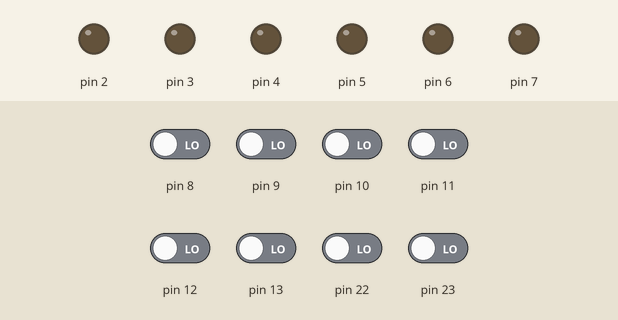
The sketch below on a simulated Arduino Uno, built with avr-gcc and run on an emulated ATmega328P. On the bench: output pins drawn as LEDs (lit = HIGH). Dashed ring = blinking. The inputs (shaded band) are chosen by the test bench; at power-on: pin 8–13, pin 22, pin 23 LOW. MIDI output is not drawn.

Above: at 1.2 s.
1.3 s: pin 8 driven HIGH
At 1.52 s:
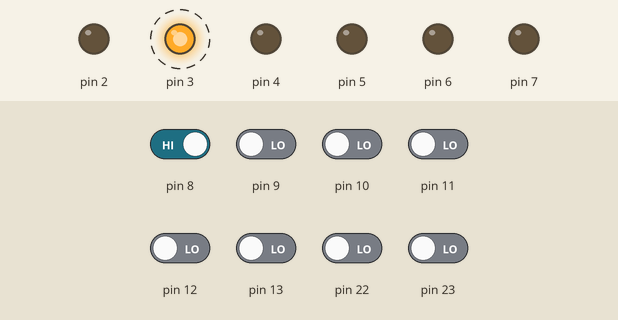
4.3 s: pin 8 driven LOW
At 5.4 s:
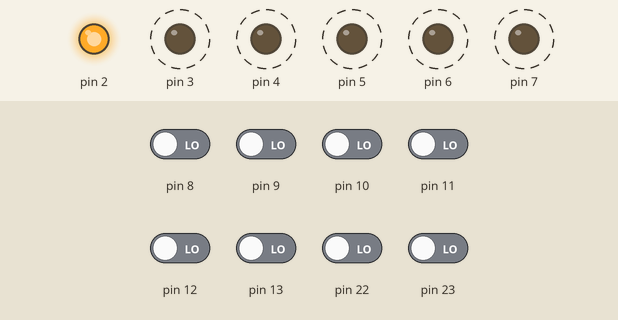
5.9 s: pin 9 driven HIGH
At 8.8 s:
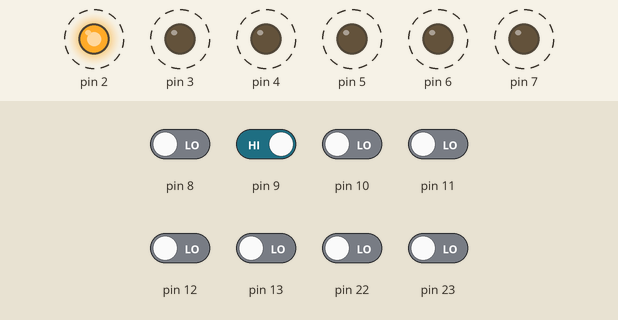
8.9 s: pin 9 driven LOW
At 10.0 s:
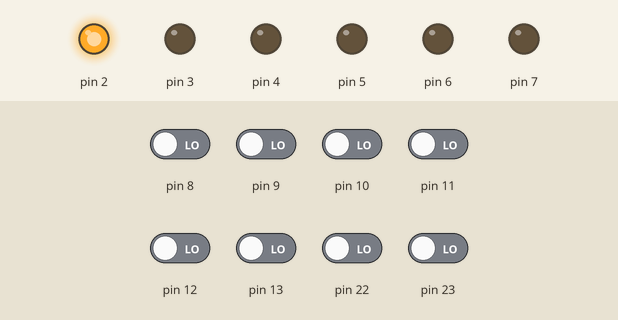
Timing chart, 0 to 11.4 s (numbered marks = the images above; inputs shaded):
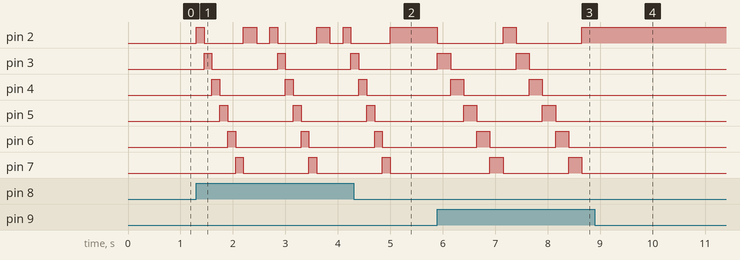

Measured:
- after the input at 1.3 s, pin 2: LOW → HIGH at once, then repeats every 1.4 s: LOW 0.75 s, HIGH 0.25 s, LOW 0.25 s, HIGH 0.15 s; pin 3: alternates HIGH for 0.15 s and LOW for 1.3 s, starting after 0.15 s
- after the input at 4.3 s, pin 2: goes on until 5.0 s, then stays HIGH
- after the input at 5.9 s, pin 2, pin 3: alternates HIGH for 0.25 s and LOW for 1.3 s, starting at once
- after the input at 8.9 s, pin 2: stays HIGH (without the input it goes to LOW after 0.00 s); pin 3–5: stops changing and stays LOW; pin 6: stays LOW (without the input it goes to HIGH after 0.75 s); pin 7: stays LOW (without the input it goes to HIGH after 1.0 s)

The sketch:

MIDI2GATE.ino
```cpp
/*
  Using polyphony principles from the following project:
  https://diyelectromusic.wordpress.com/2021/02/05/arduino-tone-polyphony/
  Be sure to check it!
*/

#include <TimerOne.h>
#include <EEPROM.h>
#include <MIDI.h>
struct MySettings : public MIDI_NAMESPACE::DefaultSettings {
  static const bool Use1ByteParsing = false;
  static const long BaudRate = 31250;
};
MIDI_CREATE_CUSTOM_INSTANCE(HardwareSerial, Serial, MIDI, MySettings);

#define NUM_TONES 6
#define PORTDMASK  0b11111100; // Pins 2-7
#define PORTBMASK  0b00000000; // Pins 2-7
#define TICK 40    // 20uS
#define BTN_A 8
#define BTN_B 9

int outputSelect = 1;
uint16_t triggerEnable;
uint8_t notesToTrigger[NUM_TONES];

bool settingsEnable = false;


void handleNoteOn(byte channel, byte pitch, byte velocity){
  if(!settingsEnable){
    if (velocity == 0) {
      handleNoteOff(channel, pitch, velocity);
      return;
    }
    for (int i=0; i < NUM_TONES; i++) {
      if(pitch == notesToTrigger[i]){
        triggerEnable |= (1<<i);
        return;
      }
    }
  }else{
    notesToTrigger[outputSelect-1] = pitch;
  }
  return;

}

void handleNoteOff(byte channel, byte pitch, byte velocity){
  for (int i=0; i < NUM_TONES; i++) {
    if(pitch == notesToTrigger[i]){
      triggerEnable &= ~(1<<i);
      return;
    }
  }
  return;
}

void setup(){
  // Set the pin directions using direct port accesses
  DDRD |= PORTDMASK;
  DDRB |= PORTBMASK;

  // Start with all tones disabled
  triggerEnable = 0;

  // Use an Arduino Timer1 to generate a regular "tick"
  // to run our code every TICK microseconds.
  Timer1.initialize(TICK);
  Timer1.attachInterrupt(interrupt);

  // Set up the functions to be called on specific MIDI events
  MIDI.setHandleNoteOn(handleNoteOn);
  MIDI.setHandleNoteOff(handleNoteOff);

  // This listens to the specified MIDI channel
  MIDI.begin(((PINB & 0x3C) >> 2) + 1);

  for(int i=0; i < NUM_TONES; i++){
    notesToTrigger[i] = EEPROM.read(i);
  }
}

void loop(){
  MIDI.read();
  mode();
}
void trigger(){
    uint8_t pd = ((uint16_t) triggerEnable << 2) & 0xFF;  // PORTD sets 0b11111100
    // pins 0 and 1 are the RX/TX pins, we don't want mess with them
    PORTD = (PORTD & 0x03) | pd;
}
void mode(){
  if(PINB & 1<<0){
    settingsEnable = !settingsEnable;
    if(settingsEnable){
      blinkBlink();
    }else{
      outputSelect =1;
      for(int i=0; i < NUM_TONES; i++){
        EEPROM.update(i, notesToTrigger[i]);
      }
    }
    delay(250);
  }
  if(settingsEnable){
    if(PINB & 1<<1){
      outputSelect++;
      if(outputSelect > NUM_TONES){
        outputSelect = 1;
       }
      PORTD = (PORTD & 0x03) | (1<<(1+outputSelect));
      delay(250);
    }
  }
}

void blinkBlink(){
  for (int i=0; i < NUM_TONES; i++) {
    PORTD = (PORTD & 0x03) | ((1<<i)<<2);
    delay(150);
  }
  PORTD = (PORTD & 0x03) | (outputSelect<<2);

}
void interrupt(){
  if(!settingsEnable){
    trigger();
  }
}
```
